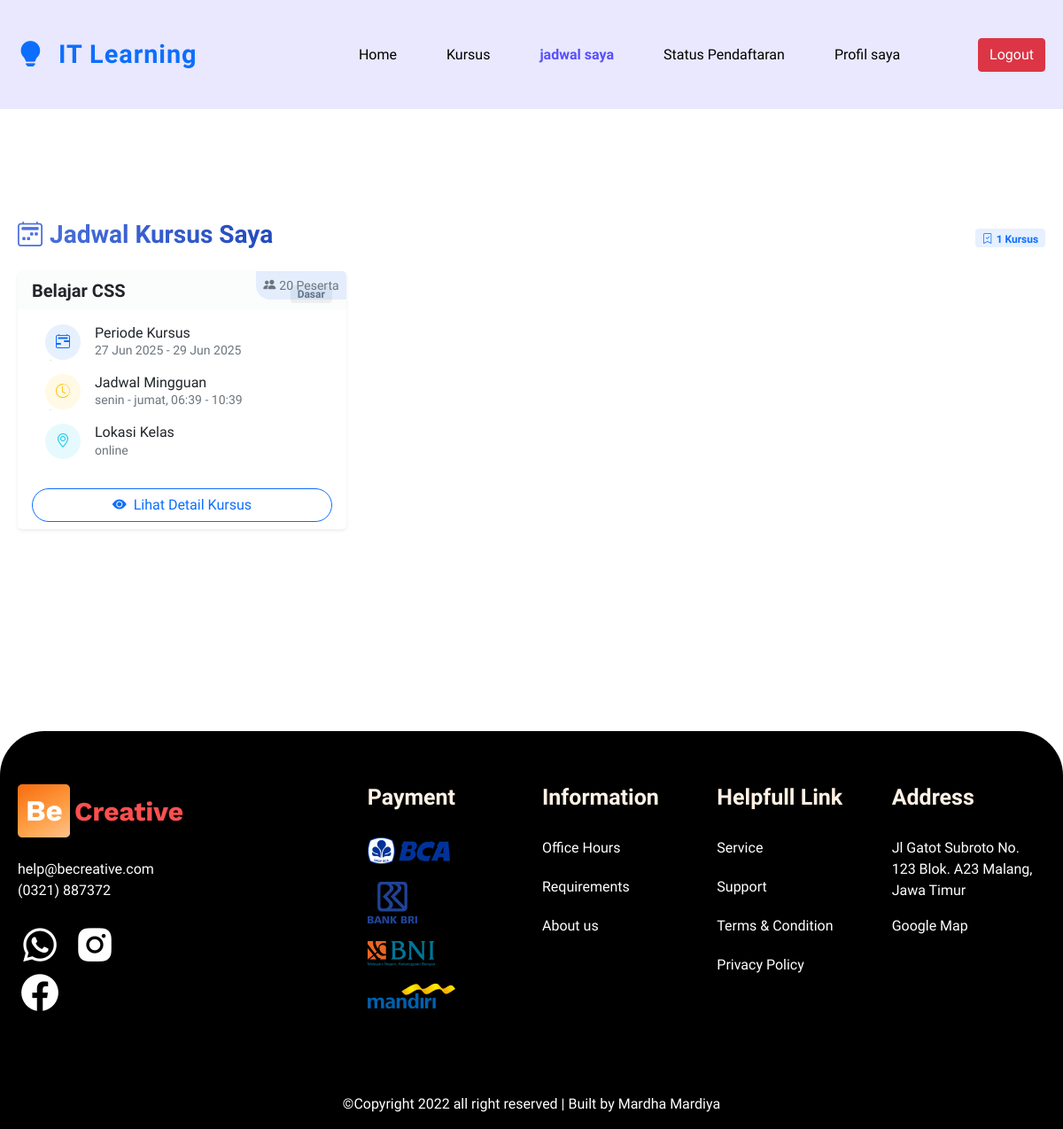
Screenshot of /views/jadwal.php (signed in) with the database file from the repository.
### tables this page shows
CREATE TABLE `schedules` (
  `schedule_id` int(11) NOT NULL,
  `course_id` int(11) DEFAULT NULL,
  `instructor_id` int(11) DEFAULT NULL,
  `tanggal_mulai` date DEFAULT NULL,
  `tanggal_selesai` date DEFAULT NULL,
  `waktu_mulai` time DEFAULT NULL,
  `waktu_selesai` time DEFAULT NULL,
  `hari_pelaksanaan` varchar(50) DEFAULT NULL,
  `kapasitas_maksimal` int(11) DEFAULT NULL,
  `lokasi_kelas` varchar(255) DEFAULT NULL
);

CREATE TABLE `courses` (
  `course_id` int(11) NOT NULL,
  `nama_kursus` varchar(255) DEFAULT NULL,
  `deskripsi` text DEFAULT NULL,
  `durasi_jam` int(11) DEFAULT NULL,
  `harga` decimal(10,2) DEFAULT NULL,
  `level` enum('Dasar','Menengah','Lanjut') DEFAULT NULL,
  `status_aktif` tinyint(1) DEFAULT NULL
);

### views/jadwal.php (the view, shortened to what this page needs)
<?php
include '../database/koneksi.php';
$student_id = $_SESSION['user_id'] ?? null;
$dataJadwal = [];
if ($student_id) {
  $jadwalQuery = "
  SELECT
    c.course_id,
    c.nama_kursus,
    c.level,
    s.tanggal_mulai,
    s.tanggal_selesai,
    s.hari_pelaksanaan,
    s.waktu_mulai,
    s.waktu_selesai,
    s.lokasi_kelas
  FROM enrollments e
  JOIN schedules s ON e.schedule_id = s.schedule_id
  JOIN courses c ON s.course_id = c.course_id
  WHERE e.student_id = $student_id AND e.status_pendaftaran = 'selesai'
";
  $result = mysqli_query($conn, $jadwalQuery);
  if ($result && mysqli_num_rows($result) > 0) {
    while ($row = mysqli_fetch_assoc($result)) {
      $dataJadwal[] = $row;
    }
  }
}
?>
<?php
function getLevelColor($level) {
  $level = strtolower($level);
  switch ($level) {
    default: return 'secondary';
  }
}
?>
<!DOCTYPE html>
<html lang="en">
  <head>
     <link
      href="https://unpkg.com/boxicons@2.1.2/css/boxicons.min.css"
      rel="stylesheet"
    />
 <link rel="stylesheet" href="https://cdn.jsdelivr.net/npm/bootstrap-icons@1.11.3/font/bootstrap-icons.min.css">
     <link
      href="https://cdn.jsdelivr.net/npm/bootstrap@5.1.3/dist/css/bootstrap.min.css"
      rel="stylesheet"
    />
    <link rel="stylesheet" href="https://cdnjs.cloudflare.com/ajax/libs/animate.css/4.1.1/animate.min.css">
    <link
      rel="stylesheet"
      href="https://unpkg.com/swiper/swiper-bundle.min.css"
    />
    <link rel="stylesheet" href="vendor/style/main.css" />
  </head>
  <body>
     <nav class="navbar navbar-expand-lg navbar-light fixed-top">
      <div class="container">
        <a class="navbar-brand fw-bold text-primary" href="#" style="font-size: 1.8rem; letter-spacing: 1px;">
    <i class="bi bi-lightbulb-fill me-2"></i> IT Learning
</a>
        <div
          class="collapse navbar-collapse align-items-center"
          id="navbarNavAltMarkup"
        >
     <div class="navbar-nav ms-auto me-3">
            <a class="nav-link " href="index.php">Home</a>
            <a class="nav-link " href="pendaftaran_kursus.php">Kursus</a>
            <?php if (isset($_SESSION['user_id'])): ?>
              <a class="nav-link active" href="jadwal.php">jadwal saya</a>
                <a class="nav-link" href="status_pendaftaran.php">Status Pendaftaran</a>
                <a class="nav-link" href="profil.php">Profil saya</a>
            <?php endif; ?>
        </div>
             <div class="navbar-auth d-lg-flex align-items-center mt-4 mt-md-0 text-center">
              <?php if (isset($_SESSION['user_id'])): ?>
                <form action="../php/logout.php" method="POST" class="d-inline">
                  <button type="submit" class="btn btn-danger ms-sm-4 mt-3 mt-sm-0 d-block d-sm-inline">Logout</button>
                </form>
                            <?php else: ?>
                <a class="nav-link me-0 me-lg-3 p-0" href="login.php">Masuk</a>
                <a href="registar.php" class="btn-second ms-sm-4 mt-3 mt-sm-0 d-block d-sm-inline">Daftar Sekarang</a>
              <?php endif; ?>
            </div>
        </div>
      </div>
    </nav>
<div class="container py-5" style="margin-top: 200px;">
  <div class="d-flex justify-content-between align-items-center mb-4">
    <h3 class="fw-bold mb-0 text-gradient-primary">
      <i class="bi bi-calendar2-week me-2"></i>Jadwal Kursus Saya
    </h3>
    <span class="badge bg-primary bg-opacity-10 text-primary">
      <i class="bi bi-bookmark-check me-1"></i><?= count($dataJadwal) ?> Kursus
    </span>
  </div>
  <div class="row row-cols-1 row-cols-md-2 row-cols-lg-3 g-4">
    <?php if (!empty($dataJadwal)): ?>
      <?php foreach ($dataJadwal as $row): ?>
        <div class="col">
          <div class="card h-100 border-0 shadow-sm rounded-3 overflow-hidden hover-effect">
            <div class="card-header bg-light bg-opacity-50 border-bottom-0 position-relative">
              <div class="d-flex justify-content-between align-items-center">
                <h5 class="card-title mb-0 fw-bold text-truncate"><?= htmlspecialchars($row['nama_kursus']) ?></h5>
                <span class="badge bg-<?= getLevelColor($row['level']) ?> bg-opacity-10 text-<?= getLevelColor($row['level']) ?>">
                  <?= htmlspecialchars($row['level']) ?>
                </span>
              </div>
              <div class="position-absolute top-0 end-0 bg-primary bg-opacity-10 px-2 py-1 rounded-bl-3">
                <small class="text-muted"><i class="bi bi-people-fill me-1"></i>20 Peserta</small>
              </div>
            </div>
            <div class="card-body pt-3">
              <div class="timeline-item mb-3">
                <div class="d-flex">
                  <span class="icon-circle bg-primary bg-opacity-10 text-primary">
                    <i class="bi bi-calendar2-range"></i>
                  </span>
                  <div class="ms-3">
                    <h6 class="mb-0">Periode Kursus</h6>
                    <p class="text-muted small mb-0">
                      <?= date('d M Y', strtotime($row['tanggal_mulai'])) ?> - <?= date('d M Y', strtotime($row['tanggal_selesai'])) ?>
                    </p>
                  </div>
                </div>
              </div>
              <div class="timeline-item mb-3">
                <div class="d-flex">
                  <span class="icon-circle bg-warning bg-opacity-10 text-warning">
                    <i class="bi bi-clock-history"></i>
                  </span>
                  <div class="ms-3">
                    <h6 class="mb-0">Jadwal Mingguan</h6>
                    <p class="text-muted small mb-0">
                      <?= htmlspecialchars($row['hari_pelaksanaan']) ?>, <?= date('H:i', strtotime($row['waktu_mulai'])) ?> - <?= date('H:i', strtotime($row['waktu_selesai'])) ?>
                    </p>
                  </div>
                </div>
              </div>
              <div class="timeline-item mb-3">
                <div class="d-flex">
                  <span class="icon-circle bg-info bg-opacity-10 text-info">
                    <i class="bi bi-geo-alt"></i>
                  </span>
                  <div class="ms-3">
                    <h6 class="mb-0">Lokasi Kelas</h6>
                    <p class="text-muted small mb-0"><?= htmlspecialchars($row['lokasi_kelas']) ?></p>
                  </div>
                </div>
              </div>
            </div>
            <div class="card-footer bg-transparent border-top-0 pt-0">
              <a href="detail_kursus.php?course_id=<?= $row['course_id'] ?>" class="btn btn-outline-primary w-100 rounded-pill">
    <i class="bi bi-eye-fill me-2"></i>Lihat Detail Kursus
</a>
            </div>
          </div>
        </div>
      <?php endforeach; ?>
    <?php endif; ?>
  </div>
</div>
    <footer class="footer section-margin">
      <div class="container">
        <div
          class="row row-content justify-content-between justify-content-md-start"
        >
          <div class="col-lg-2 col-md-6">
            <img src="vendor/images/logo.png" alt="" />
            <a href="#" class="email mt-4 d-inline-block text-white"
              >help@becreative.com</a
            >
            <p class="phone text-white">(0321) 887372</p>
            <div class="icons mt-4">
              <a href="#"><i class="bx bxl-whatsapp"></i></a>
              <a href="#"><i class="bx bxl-instagram-alt mx-2"></i></a>
              <a href="#"><i class="bx bxl-facebook-circle"></i></a>
            </div>
          </div>
          <div class="col-lg-2 offset-lg-2 col-md-3 mt-4 mt-sm-0">
            <h3>Payment</h3>
            <ul>
              <li><img src="vendor/images/bca.png" alt="" /></li>
              <li><img src="vendor/images/bri.png" alt="" /></li>
              <li><img src="vendor/images/bni.png" alt="" /></li>
              <li><img src="vendor/images/mandiri.png" alt="" /></li>
            </ul>
          </div>
          <div class="col-lg-2 col-md-3 mt-4 mt-sm-0">
            <h3>Information</h3>
            <ul>
              <li>Office Hours</li>
              <li>Requirements</li>
              <li>About us</li>
            </ul>
          </div>
          <div class="col-lg-2 col-md-3 mt-4 mt-sm-0">
            <h3>Helpfull Link</h3>
            <ul>
              <li>Service</li>
              <li>Support</li>
              <li>Terms & Condition</li>
              <li>Privacy Policy</li>
            </ul>
          </div>
          <div class="col-lg-2 col-md-3 mt-4 mt-sm-0">
            <h3>Address</h3>
            <p class="text-white">
              Jl Gatot Subroto No. 123 Blok. A23 Malang, Jawa Timur
            </p>
            <a href="#" class="maps text-white">Google Map</a>
          </div>
        </div>
        <div class="row text-center">
          <div class="col-12">
            <p class="text-white">
              &copy;Copyright 2022 all right reserved | Built by Mardha Mardiya
            </p>
          </div>
        </div>
      </div>
    </footer>
  </body>
</html>

### views/jadwal.php (style rules this page uses)
.card { transition: transform 0.3s ease, box-shadow 0.3s ease; }
.badge { font-size: 0.75rem; margin-top: 0.5rem; }
.text-gradient-primary { background: linear-gradient(90deg, #4e73df 0%, #224abe 100%); -webkit-background-clip: text; background-clip: text; -webkit-text-fill-color: transparent; }
.hover-effect { transition: all 0.3s ease; border: 1px solid rgba(0,0,0,0.05); }
.icon-circle { display: inline-flex; align-items: center; justify-content: center; width: 40px; height: 40px; border-radius: 50%; flex-shrink: 0; }
.timeline-item { position: relative; padding-left: 15px; }
.timeline-item:before { content: ""; position: absolute; left: 20px; top: 40px; height: calc(100% - 40px); width: 2px; background: rgba(0,0,0,0.1); }
.timeline-item:last-child:before { display: none; }
.rounded-bl-3 { border-bottom-left-radius: 1rem !important; }

### rows the page displays
schedules: course.nama_kursus "Belajar CSS", course.level "Dasar", tanggal_mulai "27 Jun 2025", tanggal_selesai "29 Jun 2025", hari_pelaksanaan "senin - jumat", waktu_mulai "06:39", waktu_selesai "10:39", lokasi_kelas "online"

### other values shown
count($dataJadwal) "1"
